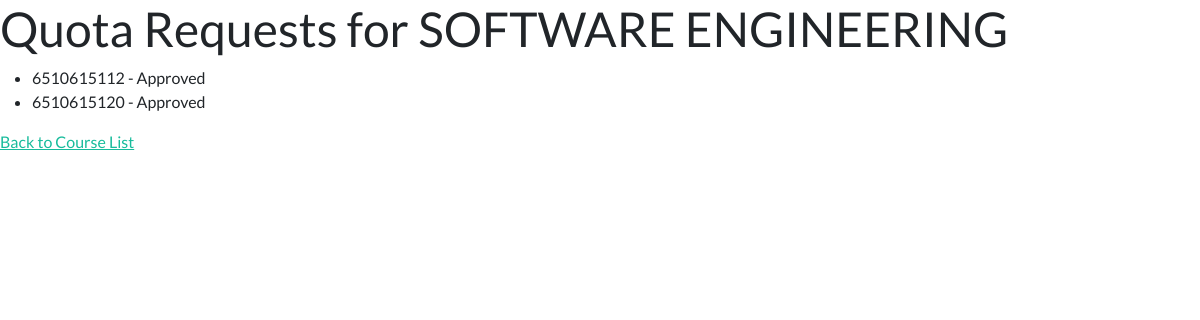
Before: /course/CN331/requests/ (signed in) with the older database file.
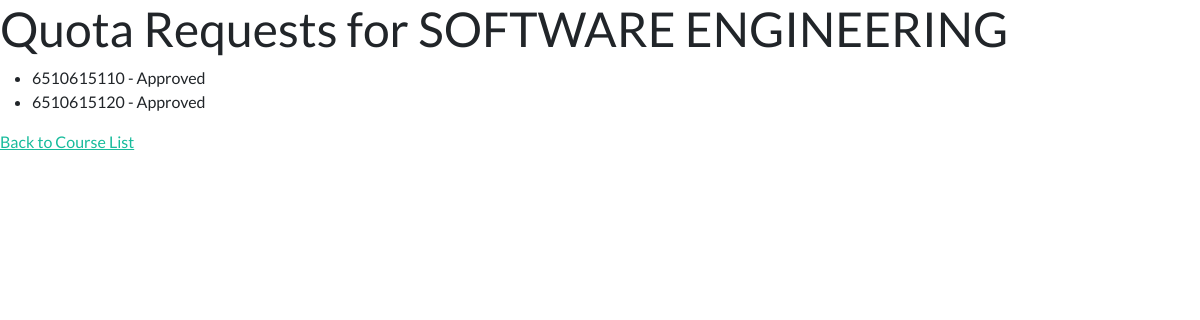
After: the same page with the newer database file.
### courses/models.py (models this page shows, shortened)
class QuotaRequest(models.Model):
    student = models.ForeignKey(User, on_delete=models.CASCADE)
    course = models.ForeignKey(Course, on_delete=models.CASCADE)
    requested_at = models.DateTimeField(auto_now_add=True)
    is_approved = models.BooleanField(default=False)

### courses/views.py (the view)
# urls.py: path('course/<course_code>/requests/', views.course_quota_requests, name='course_quota_requests'),
@staff_member_required
def course_quota_requests(request, course_code):
    course = get_object_or_404(Course, code=course_code)
    requests = QuotaRequest.objects.filter(course=course, is_approved=True)
    return render(request, 'courses/course_quota_requests.html', {'course': course, 'requests': requests})

### courses/templates/courses/course_quota_requests.html (shortened to what this page needs)
{% load static %}
<!DOCTYPE html>
<html>
<head>
    <link href="{% static 'css/bootstrap.min.css' %}" rel ="stylesheet">
<body>
    <h1>Quota Requests for {{ course.name }}</h1>
    <ul>
        {% for request in requests %}
            <li>{{ request.student.username }} -
                {% if request.is_approved %}
                    Approved
                {% else %}
                    Pending
                {% endif %}
            </li>
        {% endfor %}
    </ul>
    <a href="{% url 'course_list' %}">Back to Course List</a>
</body>
</head>
</html>

Changed rows visible on the page:
removed QuotaRequest: student.username "6510615112", is_approved "Approved"
now on this page (row edited): QuotaRequest: student.username "6510615110", is_approved "Approved"
